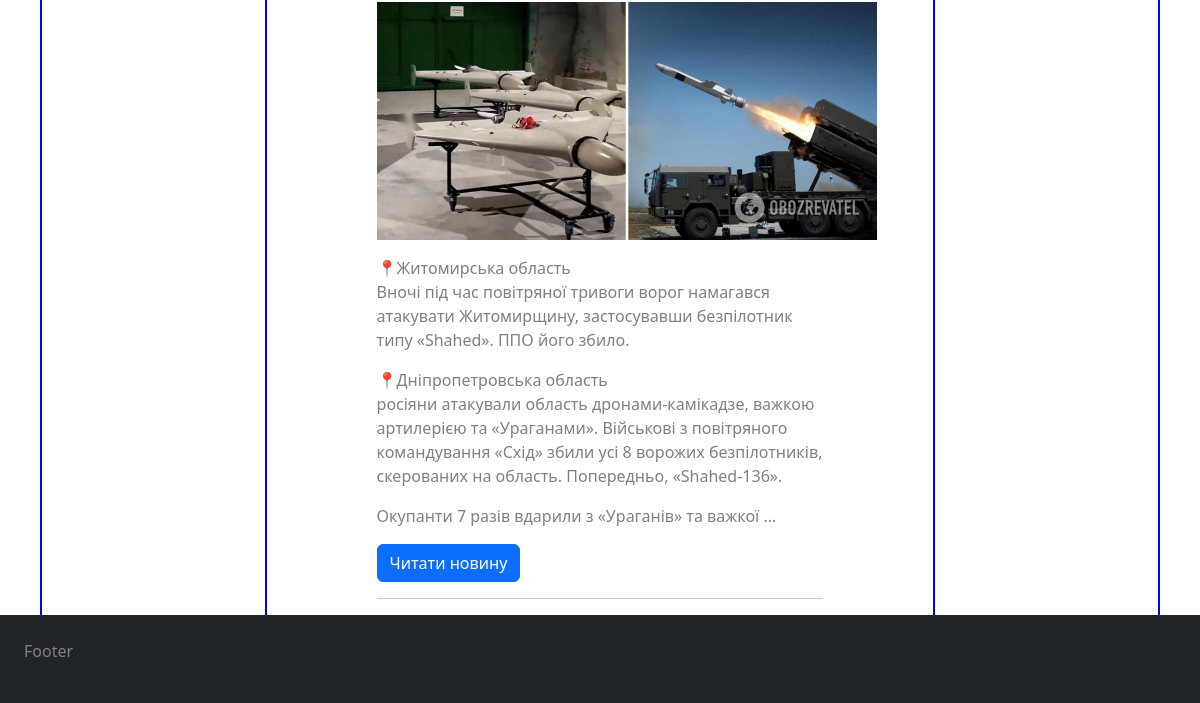
Before: / (lower part) with the older database file.
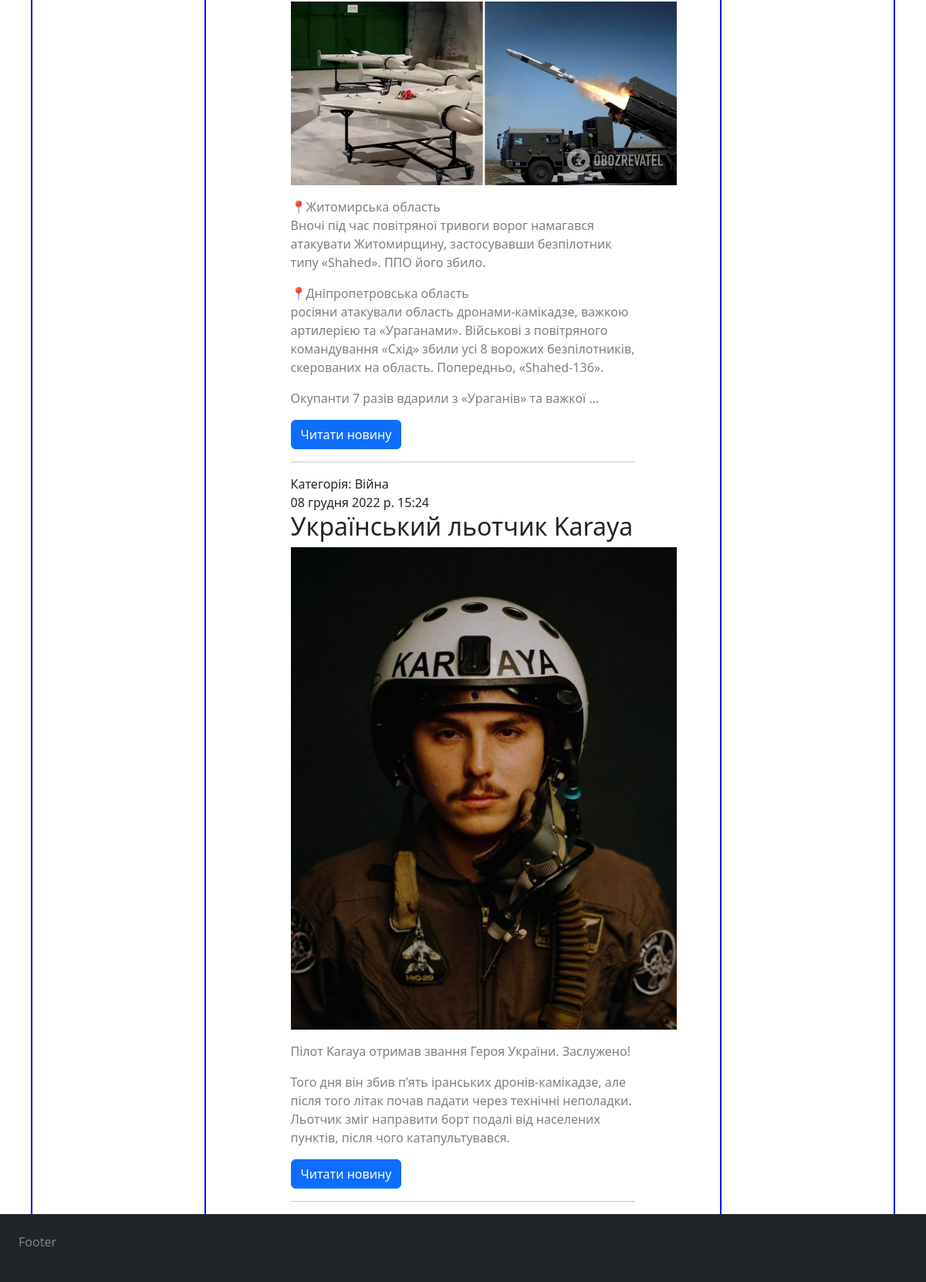
After: the same page with the newer database file.
### posts/models.py (models this page shows, shortened)
class News(models.Model):
    title = models.CharField(max_length=255, verbose_name="Заголовок")
    slug = models.SlugField(max_length=255, unique=True, db_index=True, verbose_name="URL" )
    content = models.TextField('Зміст', blank=True)
    photo = models.ImageField(upload_to="photos/%Y/%m/%d/")
    time_create = models.DateTimeField(auto_now_add=True, verbose_name="Дата створення")
    time_update = models.DateTimeField(auto_now=True)
    is_published = models.BooleanField(default=True, verbose_name="Опубліковано")
    categories = models.ForeignKey('Category', on_delete=models.PROTECT, verbose_name="Категорії")
    def get_absolute_url(self):
        return reverse('news', kwargs={'news_id': self.pk})
    class Meta:
        verbose_name = "Новина"
        verbose_name_plural = "Новини"
        ordering = ['id']

class Category(models.Model):
    name = models.CharField(max_length=100, db_index=True, verbose_name="Категорії")
    slug = models.SlugField(max_length=255, unique=True, db_index=True, verbose_name="URL")
    def __str__(self):
        return self.name
    def get_absolute_url(self):
        return reverse('category', kwargs={'categories_id': self.pk})
    class Meta:
        verbose_name = "Категорія"
        verbose_name_plural = "Категорії"
        ordering = ['-name']

### posts/views.py (the view)
# urls.py: path('', index, name="home"),
def index(request):
    news = News.objects.all()
    categories = Category.objects.all()
    context = {
        'title': "Головна",
        'posts': news,
        'categories': categories,
        'category_selected': 0
    }
    return render(request, 'posts/index.html', context)

### templates/posts/index.html (shortened to what this page needs)
{% extends 'posts/base.html' %}
{% load static %}
{% block content %}
            <div class="col-8 mx-auto mt-5">
                {% for post in posts %}
                <div class="row">
                    <span>Категорія: {{post.categories}}</span>
                    <span>{{post.time_update}}</span>
                </div>
                <h2>{{post.title}}</h2>
                <img width="500" src="{{post.photo.url}}" alt="pic">
                <p>{{post.content|linebreaks|truncatewords:50}}</p>
                <p class=""><a class="btn btn-primary" href="{{ post.get_absolute_url }}">Читати новину</a></p>
                <hr>
                {% endfor %}
            </div>
{% endblock %}

Changed rows visible on the page:
added News: categories "Війна", time_update "08 грудня 2022 р. 15:24", title "Український льотчик Karaya", photo (picture), content "Пілот Karaya отримав звання Героя України. Заслужено! Того дня він збив п’ять іранських дронів-камікадзе, але після того літак почав падати через технічні неполадки. Льотчик зміг направити борт подалі від населених пунктів, після чого катапультувався."
